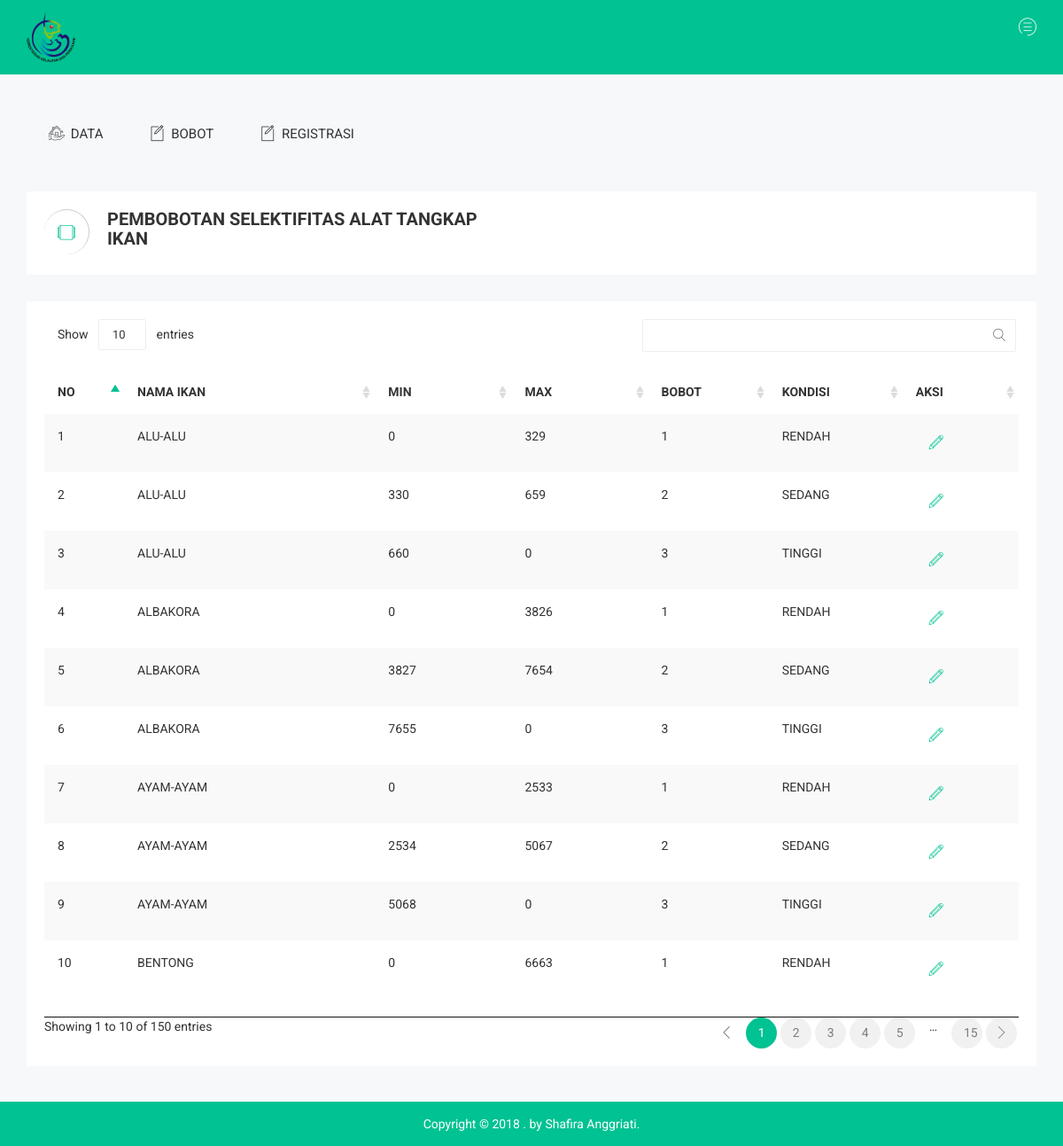
The page /admin/BOBOT_SELEKTIFITAS.php on the database its author committed.
### tables this page shows
CREATE TABLE `bobot_selektifitas` (
  `id` int(20) NOT NULL,
  `IKAN` varchar(20) NOT NULL,
  `MIN` int(20) NOT NULL,
  `MAX` int(20) NOT NULL,
  `BOBOT` int(20) NOT NULL,
  `KONDISI` varchar(7) NOT NULL
);

### admin/KODE.php (called while the page is built, shortened)
<?php
$conn = mysqli_connect("localhost","root","","perikanan");
function query($query)
{
	global $conn;
$result = mysqli_query($conn, $query);
$rows = [];
while ( $row = mysqli_fetch_assoc($result))
{
	$rows [] = $row;
}
return $rows;
}
?>

### admin/BOBOT_SELEKTIFITAS.php (the view, shortened to what this page needs)
<?php
require'kode.php';
$b_selek = query("SELECT * FROM bobot_selektifitas");
 ?>
<!doctype html>
<html class="no-js" lang="">
<head>
    <link rel="stylesheet" href="css/bootstrap.min.css">
    <link rel="stylesheet" href="css/font-awesome.min.css">
    <link rel="stylesheet" href="css/owl.carousel.css">
    <link rel="stylesheet" href="css/owl.theme.css">
    <link rel="stylesheet" href="css/owl.transitions.css">
    <link rel="stylesheet" href="css/meanmenu/meanmenu.min.css">
    <link rel="stylesheet" href="css/animate.css">
    <link rel="stylesheet" href="css/normalize.css">
    <link rel="stylesheet" href="css/wave/waves.min.css">
    <link rel="stylesheet" href="css/wave/button.css">
    <link rel="stylesheet" href="css/scrollbar/jquery.mCustomScrollbar.min.css">
    <link rel="stylesheet" href="css/jvectormap/jquery-jvectormap-2.0.3.css">
    <link rel="stylesheet" href="css/notika-custom-icon.css">
    <link rel="stylesheet" href="css/jquery.dataTables.min.css">
    <link rel="stylesheet" href="css/wave/waves.min.css">
    <link rel="stylesheet" href="css/main.css">
    <link rel="stylesheet" href="style.css">
    <link rel="stylesheet" href="css/responsive.css">
</head>
<body>
<div class="header-top-area">
        <div class="container">
            <div class="row">
                <div class="col-lg-4 col-md-4 col-sm-12 col-xs-12">
                    <div class="logo-area">
                        <a href="#"><img src="images/logo.png" width="55" alt="" /></a>
                    </div>
                </div>
                <div class="col-lg-8 col-md-8 col-sm-12 col-xs-12">
                    <div class="header-top-menu">
                        <ul class="nav navbar-nav notika-top-nav">
                            <li class="nav-item"><a href="#" data-toggle="dropdown" role="button" aria-expanded="false" class="nav-link dropdown-toggle"><span><i class="notika-icon notika-menus"></i></span></a>
                            </li>
                        </ul>
                    </div>
                </div>
            </div>
        </div>
    </div>
    <div class="main-menu-area mg-tb-40">
        <div class="container">
            <div class="row">
                <div class="col-lg-12 col-md-12 col-sm-12 col-xs-12">
                    <ul class="nav nav-tabs notika-menu-wrap menu-it-icon-pro">
                        <li><a data-toggle="tab" href="#Home"><i class="notika-icon notika-house"></i> DATA</a>
                        </li>
                        <li><a data-toggle="tab" href="#BOBOT"><i class="notika-icon notika-edit"></i> BOBOT</a>
                        </li>
                        <li><a data-toggle="tab" href="#Interface"><i class="notika-icon notika-edit"></i> REGISTRASI</a>
                        </li>
                    </ul>
                </div>
            </div>
        </div>
    </div>
    <div class="breadcomb-area">
        <div class="container">
            <div class="row">
                <div class="col-lg-12 col-md-12 col-sm-12 col-xs-12">
                    <div class="breadcomb-list">
                        <div class="row">
                            <div class="col-lg-6 col-md-6 col-sm-6 col-xs-12">
                                <div class="breadcomb-wp">
                                    <div class="breadcomb-icon">
                                        <i class="notika-icon notika-windows"></i>
                                    </div>
                                    <div class="breadcomb-ctn">
                                        <h2>PEMBOBOTAN SELEKTIFITAS ALAT TANGKAP IKAN</h2>
                                    </div>
                                </div>
                            </div>
                        </div>
                    </div>
                </div>
            </div>
        </div>
    </div>
    <div class="data-table-area">
        <div class="container">
            <div class="row">
                <div class="col-lg-12 col-md-12 col-sm-12 col-xs-12">
                    <div class="data-table-list">
                        <div class="table-responsive">
                            <table id="data-table-basic" class="table table-striped">
                                <thead>
                                    <tr>
                                        <th>NO</th>
                                        <th>NAMA IKAN</th>
                                        <th>MIN</th>
                                        <th>MAX</th>
                                        <th>BOBOT</th>
                                        <th>KONDISI</th>
                                        <th>AKSI</th>
                                    </tr>
                                </thead>
                                <tbody>
                                    <?php $i = 1; ?>
                                        <?php foreach ($b_selek as $row) :
                                        ?>
                                        <tr>
                                          <td><?= $i; ?></td>
                                          <td><?= $row["IKAN"];?></td>
                                          <td><?= $row["MIN"];?></td>
                                          <td><?= $row["MAX"];?></td>
                                          <td><?= $row["BOBOT"];?></td>
                                          <td><?= $row["KONDISI"];?></td>
                                          <td>
                                              <form method="post" action="">
                                             <div class="inbox-area">
                                                    <div class="row">
                                                      <div class="col-lg-3 col-md-3 col-sm-4 col-xs-12">
                                                          <div class="inbox-status">
                                                              <ul class="inbox-st-nav inbox-ft">
                                                                 <li><a href="UBAH_BOBOTSELEKTIFITAS.php?id=<?= $row["id"]; ?>"><i class="notika-icon notika-draft"></i></a></li>
                                                             </ul>
                                                    </div>
                                                </div>
                                            </div>
                                        </form>
                                          </td>
                                      </tr>
                                      <?php $i++ ?>
                                  <?php endforeach; ?>
                            </table>
                        </div>
                    </div>
                </div>
            </div>
        </div>
    </div>
    <div class="footer-copyright-area">
        <div class="container">
            <div class="row">
                <div class="col-lg-12 col-md-12 col-sm-12 col-xs-12">
                    <div class="footer-copy-right">
                        <p>Copyright © 2018
.  by <a href="https://colorlib.com">Shafira Anggriati</a>.</p>
                    </div>
                </div>
            </div>
        </div>
    </div>
</body>
</html>

### admin/css/main.css (style rules this page uses)
html { color: #222; font-size: 1em; line-height: 1.4; }
audio, canvas, iframe, img, svg, video { vertical-align: middle; }

### rows shown on the page
bobot_selektifitas: IKAN "ALU-ALU", MIN "0", MAX "329", BOBOT "1", KONDISI "RENDAH"
bobot_selektifitas: IKAN "ALU-ALU", MIN "330", MAX "659", BOBOT "2", KONDISI "SEDANG"
bobot_selektifitas: IKAN "ALU-ALU", MIN "660", MAX "0", BOBOT "3", KONDISI "TINGGI"
bobot_selektifitas: IKAN "ALBAKORA", MIN "0", MAX "3826", BOBOT "1", KONDISI "RENDAH"
bobot_selektifitas: IKAN "ALBAKORA", MIN "3827", MAX "7654", BOBOT "2", KONDISI "SEDANG"
bobot_selektifitas: IKAN "ALBAKORA", MIN "7655", MAX "0", BOBOT "3", KONDISI "TINGGI"
bobot_selektifitas: IKAN "AYAM-AYAM", MIN "0", MAX "2533", BOBOT "1", KONDISI "RENDAH"
bobot_selektifitas: IKAN "AYAM-AYAM", MIN "2534", MAX "5067", BOBOT "2", KONDISI "SEDANG"
bobot_selektifitas: IKAN "AYAM-AYAM", MIN "5068", MAX "0", BOBOT "3", KONDISI "TINGGI"
bobot_selektifitas: IKAN "BENTONG", MIN "0", MAX "6663", BOBOT "1", KONDISI "RENDAH"
